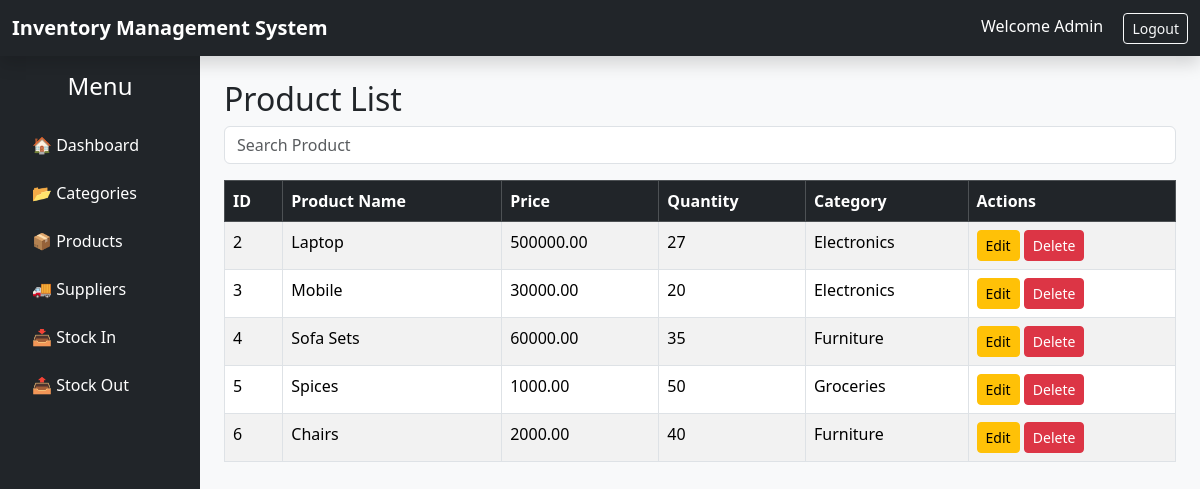
The page /product/list/ on the database its author committed.
### inventory/models.py (models this page shows, shortened)
class Product(models.Model):
    product_name = models.CharField(max_length=100)
    price = models.DecimalField(
        max_digits=10,
        decimal_places=2
    )
    quantity = models.IntegerField()
    category = models.ForeignKey(
        Category,
        on_delete=models.CASCADE
    )

class Category(models.Model):
    category_name = models.CharField(max_length=100)
    def __str__(self):
        return self.category_name

### inventory/views.py (the view)
# urls.py: path('product/list/',views.product_list,name='product_list'),
def product_list(request):
    q = request.GET.get('q')
    products = Product.objects.all()
    if q:
        products = products.filter(
            product_name__icontains=q
        )
    return render(
        request,
        'inventory/product_list.html',
        {'products': products}
    )

### inventory/templates/inventory/product_list.html
{% extends 'inventory/base.html' %}
{% block content %}
    <h2>Product List</h2>
    <form method="GET" class="mb-3">
    <input
        type="text"
        name="q"
        class="form-control"
        placeholder="Search Product">
</form>
    <table class="table table-bordered table-striped">
        <thead class="table-dark">
            <tr>
                <th>ID</th>
                <th>Product Name</th>
                <th>Price</th>
                <th>Quantity</th>
                <th>Category</th>
                <th>Actions</th>
            </tr>
        </thead>
        <tbody>
            {% for product in products %}
            <tr>
                <td>{{ product.id }}</td>
                <td>{{ product.product_name }}</td>
                <td>{{ product.price }}</td>
                <td>{{ product.quantity }}</td>
                <td>{{ product.category }}</td>
                <td>
                  <a href="/product/update/{{product.id}}/"
                    class="btn btn-warning btn-sm">
                    Edit
                  </a>
                  <a href="/product/delete/{{product.id}}/"
                  class="btn btn-danger btn-sm">
                   Delete
                  </a>
                </td>
            </tr>
            {% endfor %}
        </tbody>
    </table>
{% endblock %}

### inventory/templates/inventory/base.html (shortened to what this page needs)
<!DOCTYPE html>
<html>
<head>
    <link href="https://cdn.jsdelivr.net/npm/bootstrap@5.3.3/dist/css/bootstrap.min.css"
          rel="stylesheet">
</head>
<body class="bg-light">
{% include 'inventory/navbar.html' %}
<div class="container-fluid">
    <div class="row">
        <div class="col-md-2 p-0">
            {% include 'inventory/sidebar.html' %}
        </div>
        <div class="col-md-10 p-4">
            {% block content %}
            {% endblock %}
        </div>
    </div>
</div>
</body>
</html>

### inventory/templates/inventory/navbar.html
<nav class="navbar navbar-expand-lg navbar-dark bg-dark shadow">
    <div class="container-fluid">
        <a class="navbar-brand fw-bold" href="/">
            Inventory Management System
        </a>
        <div class="ms-auto">
            <span class="text-white me-3">
                Welcome Admin
            </span>
            <a href="#" class="btn btn-outline-light btn-sm">
                Logout
            </a>
        </div>
    </div>
</nav>

### inventory/templates/inventory/sidebar.html
<div class="bg-dark text-white vh-100 p-3">
    <h4 class="text-center mb-4">
        Menu
    </h4>
    <ul class="nav flex-column">
        <li class="nav-item mb-2">
            <a href="/" class="nav-link text-white">
                🏠 Dashboard
            </a>
        </li>
        <li class="nav-item mb-2">
            <a href="/category/add/" class="nav-link text-white">
                📂 Categories
            </a>
        </li>
        <li class="nav-item mb-2">
            <a href="/product/add/" class="nav-link text-white">
                📦 Products
            </a>
        </li>
        <li class="nav-item mb-2">
            <a href="/supplier/add/" class="nav-link text-white">
                🚚 Suppliers
            </a>
        </li>
        <li class="nav-item mb-2">
            <a href="/stock/add/" class="nav-link text-white">
                📥 Stock In
            </a>
        </li>
        <li class="nav-item mb-2">
            <a href="/stockout/add/" class="nav-link text-white">
                📤 Stock Out
            </a>
        </li>
    </ul>
</div>

### rows shown on the page
Product: id "2", product_name "Laptop", price "500000.00", quantity "27", category "Electronics"
Product: id "3", product_name "Mobile", price "30000.00", quantity "20", category "Electronics"
Product: id "4", product_name "Sofa Sets", price "60000.00", quantity "35", category "Furniture"
Product: id "5", product_name "Spices", price "1000.00", quantity "50", category "Groceries"
Product: id "6", product_name "Chairs", price "2000.00", quantity "40", category "Furniture"
